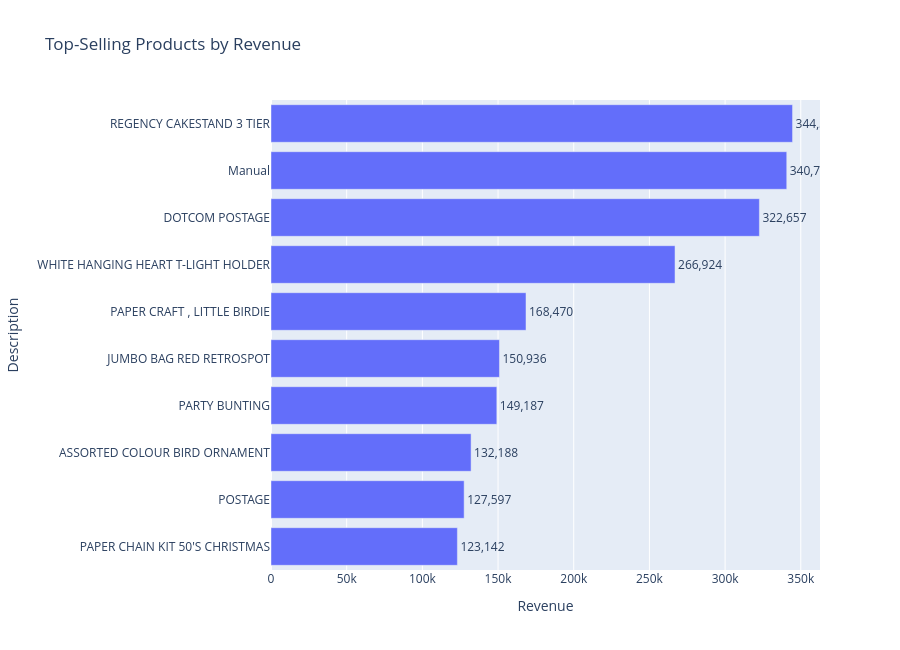

The code cell stored with this chart in its notebook:
### Markdown cell above
**Business insight:** Country concentration is critical for go-to-market planning. If a single market dominates revenue, the business is exposed to shipping cost, regulation, or demand shocks; if international markets are growing quickly, they deserve targeted localization and logistics support.

### Code cell
top_products = (
    sales_df.groupby('Description', as_index=False)['TransactionValue']
    .sum()
    .sort_values('TransactionValue', ascending=False)
    .head(10)
)
top_products['Description'] = top_products['Description'].fillna('Unknown').astype(str)

fig = px.bar(
    top_products.sort_values('TransactionValue'),
    x='TransactionValue',
    y='Description',
    orientation='h',
    title='Top-Selling Products by Revenue',
    text='TransactionValue',
    labels={'TransactionValue': 'Revenue'}
)
fig.update_traces(texttemplate='%{text:,.0f}', textposition='outside')
fig.update_layout(height=650)
fig.show()

top_products.sort_values('TransactionValue', ascending=False)

### Figure 1 — Plotly figure (JSON) as saved in the notebook; plotly's stock layout.template omitted (floating-point values rounded to 4 significant figures)
{"data": [{"alignmentgroup": "True", "hovertemplate": "Revenue=%{text}<br>Description=%{y}<extra></extra>", "legendgroup": "", "marker": {"color": "#636efa", "pattern": {"shape": ""}}, "name": "", "offsetgroup": "", "orientation": "h", "showlegend": false, "text": [123100.0, 127600.0, 132200.0, 149200.0, 150900.0, 168500.0, 266900.0, 322700.0, 340700.0, 344600.0], "textposition": "outside", "texttemplate": "%{text:,.0f}", "type": "bar", "x": [123100.0, 127600.0, 132200.0, 149200.0, 150900.0, 168500.0, 266900.0, 322700.0, 340700.0, 344600.0], "xaxis": "x", "y": ["PAPER CHAIN KIT 50'S CHRISTMAS", "POSTAGE", "ASSORTED COLOUR BIRD ORNAMENT", "PARTY BUNTING", "JUMBO BAG RED RETROSPOT", "PAPER CRAFT , LITTLE BIRDIE", "WHITE HANGING HEART T-LIGHT HOLDER", "DOTCOM POSTAGE", "Manual", "REGENCY CAKESTAND 3 TIER"], "yaxis": "y"}], "layout": {"barmode": "relative", "height": 650, "legend": {"tracegroupgap": 0}, "title": {"text": "Top-Selling Products by Revenue"}, "xaxis": {"anchor": "y", "domain": [0, 1], "title": {"text": "Revenue"}}, "yaxis": {"anchor": "x", "domain": [0, 1], "title": {"text": "Description"}}}}
